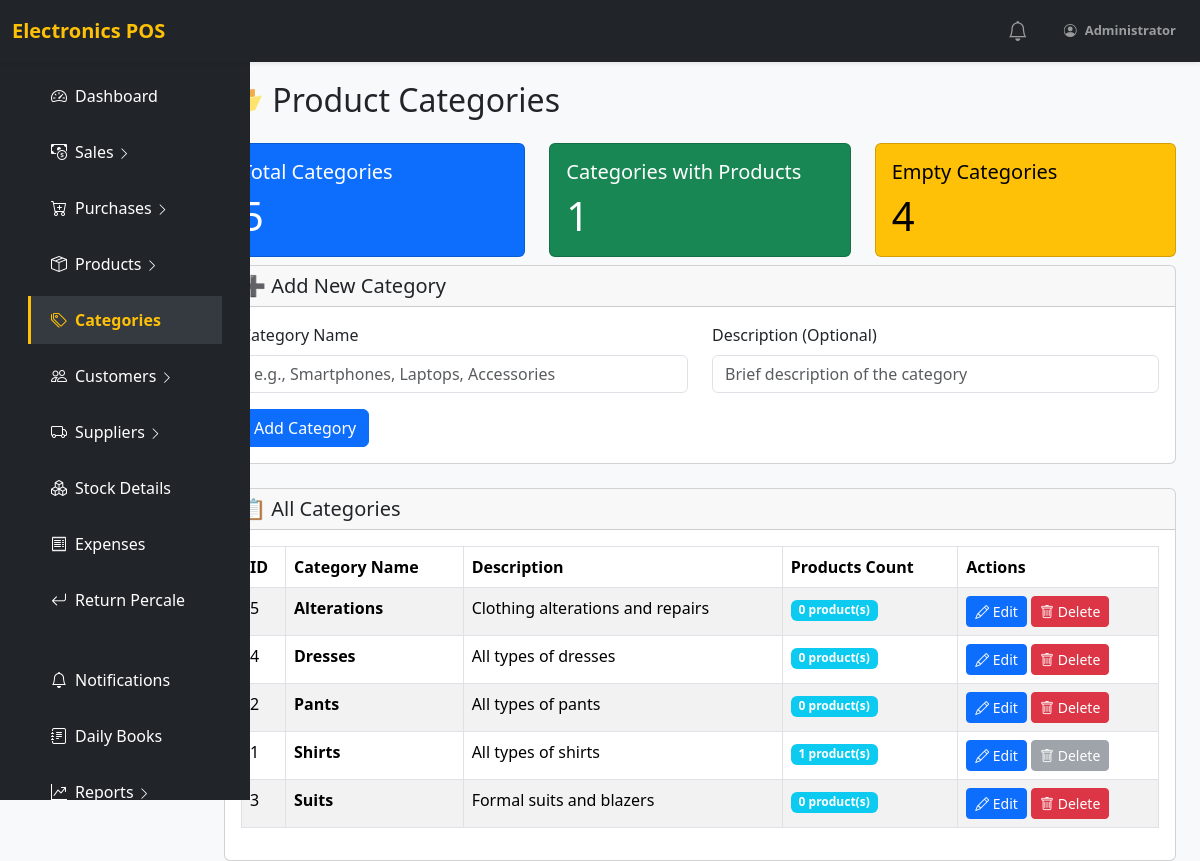
Page /categories.php (signed in) on the earlier database version.
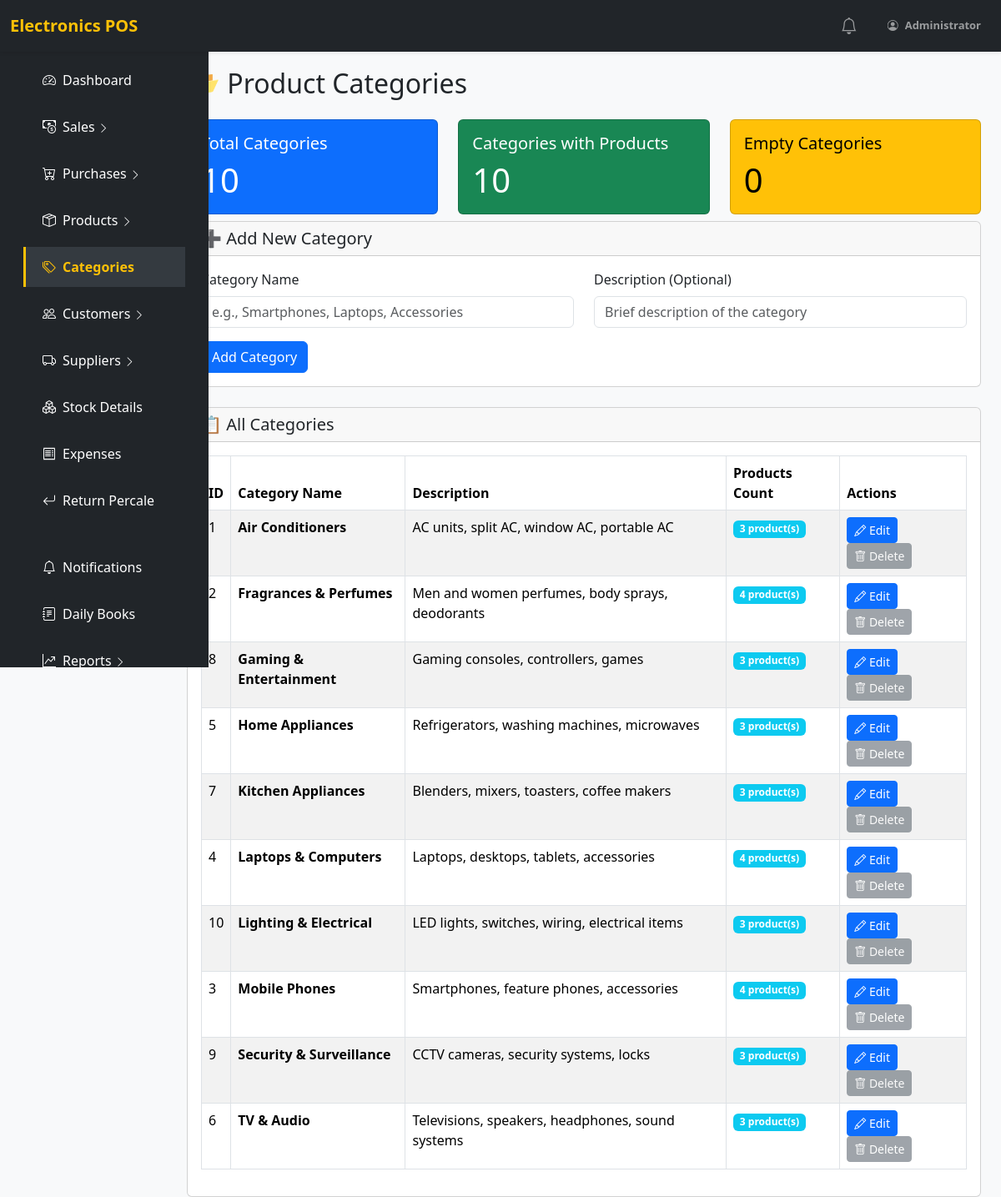
Same page on the later database version.
### tables this page shows
CREATE TABLE `categories` (
  `id` int(11) NOT NULL,
  `category` varchar(100) NOT NULL,
  `description` text DEFAULT NULL,
  `status` tinyint(1) NOT NULL DEFAULT 1,
  `created_at` timestamp NOT NULL DEFAULT current_timestamp()
);

### categories.php (the view, shortened to what the rows shown need)
<?php
require_once 'includes/config.php';
$categories = $pdo->query("
    SELECT c.*, COUNT(p.id) as product_count
    FROM categories c
    LEFT JOIN products p ON c.id = p.category_id
    GROUP BY c.id, c.category, c.description
    ORDER BY c.category
")->fetchAll(PDO::FETCH_ASSOC);
include 'includes/header.php';
?>
<div class="container-fluid">
    <div class="row">
        <main class="col-md-10 ms-sm-auto px-4 " style="margin-top: 25px;">
            <h2 class="mb-4">📂 Product Categories</h2>
            <div class="card">
                <div class="card-body table-responsive">
                    <table class="table table-bordered table-striped">
                        <thead>
                            <tr>
                                <th>ID</th>
                                <th>Category Name</th>
                                <th>Description</th>
                                <th>Products Count</th>
                                <th>Actions</th>
                            </tr>
                        </thead>
                        <tbody>
                            <?php foreach ($categories as $category): ?>
                                <tr>
                                    <td><?= $category['id'] ?></td>
                                    <td>
                                        <strong><?= htmlspecialchars($category['category']) ?></strong>
                                    </td>
                                    <td><?= htmlspecialchars($category['description'] ?? '-') ?></td>
                                    <td>
                                        <span class="badge bg-info">
                                            <?= $category['product_count'] ?> product(s)
                                        </span>
                                    </td>
                                    <td>
                                        <a href="categories.php?edit=<?= $category['id'] ?>"
                                           class="btn btn-sm btn-primary">
                                            <i class="bi bi-pencil"></i> Edit
                                        </a>
                                        <?php if ($category['product_count'] == 0): ?>
                                            <a href="categories.php?delete=<?= $category['id'] ?>"
                                               class="btn btn-sm btn-danger"
                                               onclick="return confirm('Are you sure you want to delete this category?')">
                                                <i class="bi bi-trash"></i> Delete
                                            </a>
                                        <?php else: ?>
                                            <button class="btn btn-sm btn-secondary" disabled
                                                    title="Cannot delete - category has products">
                                                <i class="bi bi-trash"></i> Delete
                                            </button>
                                        <?php endif; ?>
                                    </td>
                                </tr>
                            <?php endforeach; ?>
                        </tbody>
                    </table>
                </div>
            </div>
        </main>
    </div>
</div>

Differences in the rows shown:
changed categories id 1: category "Shirts" → "Air Conditioners"; description "All types of shirts" → "AC units, split AC, window AC, portable AC"; product_count "1" → "3"; moves up the list
changed categories id 2: category "Pants" → "Fragrances & Perfumes"; description "All types of pants" → "Men and women perfumes, body sprays, deodorants"; product_count "0" → "4"; moves up the list
added categories: id "8", category "Gaming & Entertainment", description "Gaming consoles, controllers, games", product_count "3", shows "Delete"
changed categories id 5: category "Alterations" → "Home Appliances"; description "Clothing alterations and repairs" → "Refrigerators, washing machines, microwaves"; product_count "0" → "3"
added categories: id "7", category "Kitchen Appliances", description "Blenders, mixers, toasters, coffee makers", product_count "3", shows "Delete"
changed categories id 4: category "Dresses" → "Laptops & Computers"; description "All types of dresses" → "Laptops, desktops, tablets, accessories"; product_count "0" → "4"
added categories: id "10", category "Lighting & Electrical", description "LED lights, switches, wiring, electrical items", product_count "3", shows "Delete"
changed categories id 3: category "Suits" → "Mobile Phones"; description "Formal suits and blazers" → "Smartphones, feature phones, accessories"; product_count "0" → "4"
added categories: id "9", category "Security & Surveillance", description "CCTV cameras, security systems, locks", product_count "3", shows "Delete"
added categories: id "6", category "TV & Audio", description "Televisions, speakers, headphones, sound systems", product_count "3", shows "Delete"
Other differences:
count($categories): "5" → "10"
text no longer shown: "1 4"
text now shown: "10 0"
